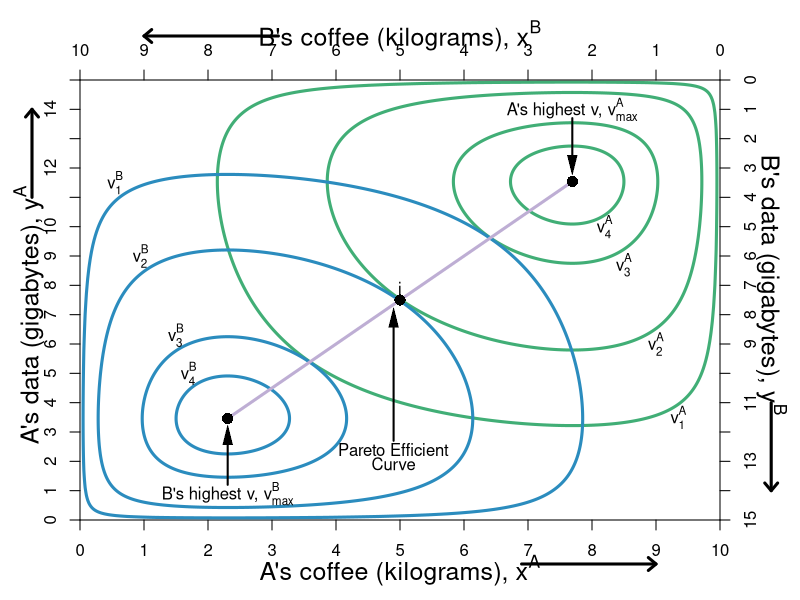

Source code (R):
#based on 
#http://r.789695.n4.nabble.com/Indifference-curve-td4634746.html
#Graphics 
require(shape)
pdf(file = "property/property_hg_hgb.pdf", width = 9, height = 7)

#Set parameters for graphics
axislabelsize <- 1.5
graphlinewidth <- 3

COL <- c("#7fc97f", "#beaed4", "#fdc086", "#ffff99", "#386cb0", "#f0027f", "#bf5b17", "#666666")
COLA <- c("#99d8c9","#66c2a4","#41ae76", "#238b45", "#005824")
COLB <- c("#4eb3d3", "#2b8cbe", "#0868ac","#084081")

par(mar =  c(4, 4, 4, 4))

uA <- function(x, y) {
  0.5*log(x) + 0.5*log(y) + 0.15*log(10 - x) + 0.15*log(15 - y)
}

uB <- function(x, y) {
  0.15*log(x) + 0.15*log(y) + 0.5*log(10 - x) + 0.5*log(15 - y) 
}

xlims <- c(0, 10)
ylims <- c(0, 15)

npts <- 501 
x <- seq(xlims[1], xlims[2], length.out = npts)
y <- seq(ylims[1], ylims[2], length.out = npts) 
a <- c(2.1, 2.357, 2.505, 2.54)
b <- c(2.1, 2.357, 2.505, 2.54)

#B's value when at A's bliss point
#0.35*log(5.88) + 0.35*log(8.88) + 0.5*log(10 - 5.88) + 0.5*log(15 - 8.88) 

#A's bliss point x = 7.69231, y = 11.5385
#A's value when at A's bliss point = 2.55465
#0.5*log(x) + 0.5*log(y) + 0.15*log(10 - x) + 0.15*log(15 - y)

#B's bliss point x = 2.30769, y = 3.46154
#B's value when at A's bliss point = 2.55465
#0.15*log(x) + 0.15*log(y) + 0.5*log(10 - x) + 0.5*log(15 - y)


plot(0, 0, xlim = xlims, ylim = ylims, type = "n",
     xlab = expression(paste("")),
     ylab = expression(paste("")), 
     xaxt = "n", 
     yaxt = "n", 
     cex.lab = axislabelsize, 
     bty = "n",
     xaxs="i", 
     yaxs="i")

ticksy <- seq(from = 0, to = 15, by = 1)
ylabels <- seq(from = 0, to = 15, by = 1)
ticksx <- seq(from = 0, to = 10, by = 1)
xlabels <- seq(from = 0, to = 10, by = 1)
axis(1, at = ticksx, pos = 0, labels = xlabels)
axis(2, at = ticksy, pos = 0, labels = ylabels, las = 0)


#persp(x, y, outer(x, y, u), ticktype="detailed") 
contour(x, y, 
        outer(x, y, uA),
        #labels = c("v1", "v2", "v3"),
        drawlabels = FALSE,
        col = COLA[3],
        #xlab = expression(paste("A's Apples, ", x)),
        #ylab = expression(paste("A's Oranges, ", y)),
        #cex.lab = axislabelsize,
        lwd = graphlinewidth,
        levels = a, 
        xaxs="i", 
        yaxs="i", 
        add = TRUE) 

mtext(expression(paste("A's coffee (kilograms), ", x^A)), side=1, line = 2.5, cex = axislabelsize)
text(-0.8, 7, expression(paste("A's data (gigabytes), ", y^A)), xpd = TRUE, cex = axislabelsize, srt = 90) 

#Add arrows:
arrows(-0.75, 11, -0.75, 14, xpd = TRUE, length=0.1,angle=40,lwd=3)
arrows(6.9, -1.5, 9, -1.5, xpd = TRUE, length=0.1,angle=40,lwd=3)



contour(x, y, 
        outer(x, y, uB),
        drawlabels = FALSE,
        col = COLB[2],
        lwd = graphlinewidth,
        levels = b, 
        add = TRUE
) 

segments(2.30769, 3.46154, 7.69231, 11.5385, lty = 1, col = COL[2] , lwd = graphlinewidth)
text(4.9, 2.4, expression("Pareto Efficient"))
text(4.9, 1.9, expression("Curve"))
Arrows(4.9, 2.7, 4.9, 6.9, col = "black", lty = 1, lwd = 2, arr.type = "triangle", arr.lwd = 0.5)

#Label the iso-welfare functions for the HG, Aisha
text(9.35, 3.5, expression(v[1]^A))
text(9, 6, expression(v[2]^A))
text(8.5, 8.7, expression(v[3]^A))
text(8.2, 10, expression(v[4]^A))

#Label the indifference curves for the HG, Betty
text(0.55, 11.5, expression(v[1]^B))
text(0.95, 9, expression(v[2]^B))
text(1.5, 6.3, expression(v[3]^B))
text(1.7, 5, expression(v[4]^B))

#Label point i. 
points(5, 7.5, pch = 16, col = "black", cex = 1.5)
text(5, 7.9, expression(paste("i")))

#A's bliss point - 3.1073 is the value of u
points(x = 7.69231, y = 11.5385, pch = 16, col = "black", cex = 1.5)
text(7.69231, 14, expression(paste("A's highest v, ", v[max]^A)))
Arrows(7.69231, 13.7, 7.69231, 12.1, col = "black", lty = 1, lwd = 2, arr.type = "triangle", arr.lwd = 0.5)

#B's bliss point: 
points(x = 2.30769, y = 3.461547, pch = 16, col = "black", cex = 1.5)
text(x = 2.30769, y = 0.9, expression(paste("B's highest v, ", v[max]^B)))
Arrows(2.30769, 1.2, 2.30769, 2.9, col = "black", lty = 1, lwd = 2, arr.type = "triangle", arr.lwd = 0.5)



par(new = TRUE)

#Use the same x and ylims as previously, but with locations switched
xlims2 <- c(10, 0)
ylims2 <- c(15, 0)

#Leave the ylab and xlab blank to ensure no axes titles
plot(0, 0, xlim = xlims2, ylim = ylims2, type = "n",
     xlab = expression(paste("")),
     ylab = expression(paste("")),
     xaxt = "n", 
     yaxt = "n", 
     cex.lab = 1.3, 
     bty = "n",
     xaxs="i", 
     yaxs="i")

#Set up axes at sides 3 and 4 (top and right)
axis(side = 3, at = ticksx, pos = 0, labels = xlabels)
axis(side = 4, at = ticksy, pos = 0, labels = ylabels, las = 0)
text(5, -1.5, expression(paste("B's coffee (kilograms), ", x^B)), xpd = TRUE, cex = axislabelsize)
text(-0.8, 7, expression(paste("B's data (gigabytes), ", y^B)), xpd = TRUE, cex = axislabelsize, srt = 270) 

#Add arrows:
arrows(-0.8, 11, -0.8, 14, xpd = TRUE, length=0.1,angle=40,lwd=3)
arrows(6.9, -1.5, 9, -1.5, xpd = TRUE, length=0.1,angle=40,lwd=3)


dev.off()
